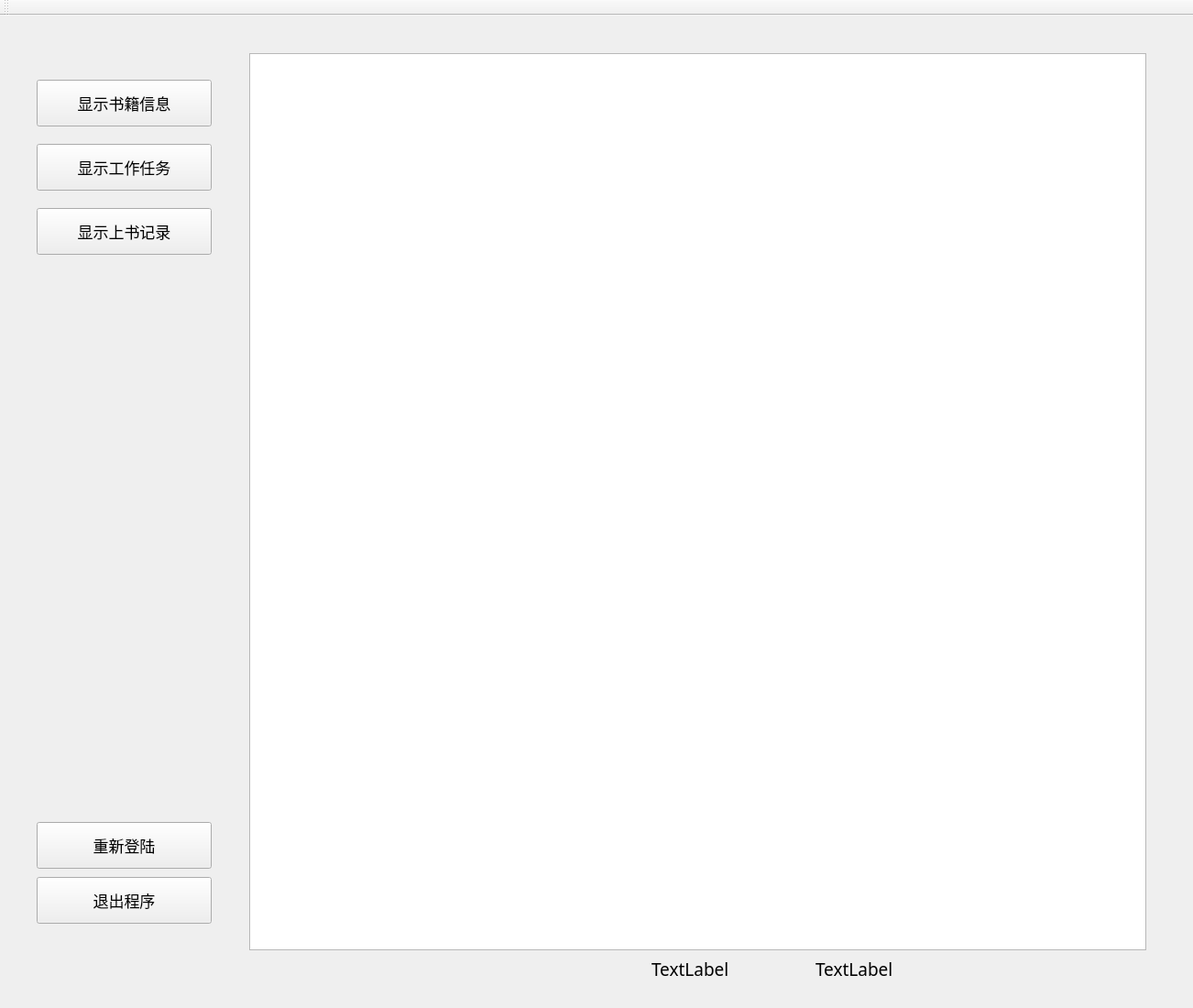
<?xml version="1.0" encoding="UTF-8"?>
<ui version="4.0">
 <class>UserWindow</class>
 <widget class="QMainWindow" name="UserWindow">
  <property name="geometry">
   <rect>
    <x>0</x>
    <y>0</y>
    <width>1302</width>
    <height>1100</height>
   </rect>
  </property>
  <property name="windowTitle">
   <string>UserWindow</string>
  </property>
  <property name="styleSheet">
   <string notr="true"/>
  </property>
  <widget class="QWidget" name="centralWidget">
   <widget class="QWidget" name="widget" native="true">
    <property name="geometry">
     <rect>
      <x>0</x>
      <y>-10</y>
      <width>1301</width>
      <height>1071</height>
     </rect>
    </property>
    <property name="styleSheet">
     <string notr="true">#widget{background: url(:/res/user_back.jpg)}</string>
    </property>
    <widget class="QStackedWidget" name="stackedWidget">
     <property name="geometry">
      <rect>
       <x>261</x>
       <y>40</y>
       <width>1001</width>
       <height>1001</height>
      </rect>
     </property>
     <widget class="QWidget" name="booksPage">
      <layout class="QVBoxLayout" name="verticalLayout_5">
       <item>
        <widget class="QTableView" name="bookTableView">
         <property name="font">
          <font>
           <family>华文彩云</family>
           <pointsize>12</pointsize>
          </font>
         </property>
         <property name="styleSheet">
          <string notr="true"/>
         </property>
        </widget>
       </item>
       <item>
        <layout class="QHBoxLayout" name="horizontalLayout_5">
         <property name="sizeConstraint">
          <enum>QLayout::SetNoConstraint</enum>
         </property>
        </layout>
       </item>
      </layout>
     </widget>
     <widget class="QWidget" name="workPage">
      <layout class="QVBoxLayout" name="verticalLayout_6">
       <item>
        <widget class="QTableView" name="workTableView">
         <property name="font">
          <font>
           <family>华文彩云</family>
           <pointsize>12</pointsize>
          </font>
         </property>
        </widget>
       </item>
       <item>
        <layout class="QHBoxLayout" name="horizontalLayout_6">
         <item>
          <widget class="QPushButton" name="addWorkButton">
           <property name="maximumSize">
            <size>
             <width>16777215</width>
             <height>40</height>
            </size>
           </property>
           <property name="font">
            <font>
             <family>华文彩云</family>
             <pointsize>13</pointsize>
            </font>
           </property>
           <property name="text">
            <string>添加工作任务</string>
           </property>
          </widget>
         </item>
         <item>
          <widget class="QPushButton" name="removeWorkButton">
           <property name="maximumSize">
            <size>
             <width>16777215</width>
             <height>40</height>
            </size>
           </property>
           <property name="font">
            <font>
             <family>华文彩云</family>
             <pointsize>13</pointsize>
            </font>
           </property>
           <property name="text">
            <string>删除工作任务</string>
           </property>
          </widget>
         </item>
        </layout>
       </item>
       <item>
        <widget class="QPushButton" name="modifyWorkButton">
         <property name="maximumSize">
          <size>
           <width>16777215</width>
           <height>40</height>
          </size>
         </property>
         <property name="font">
          <font>
           <family>华文彩云</family>
           <pointsize>13</pointsize>
          </font>
         </property>
         <property name="text">
          <string>修改工作任务</string>
         </property>
        </widget>
       </item>
      </layout>
     </widget>
     <widget class="QWidget" name="recordsPage">
      <layout class="QVBoxLayout" name="verticalLayout_7">
       <item>
        <widget class="QTableView" name="recordTableView">
         <property name="font">
          <font>
           <family>华文彩云</family>
           <pointsize>12</pointsize>
          </font>
         </property>
        </widget>
       </item>
       <item>
        <layout class="QHBoxLayout" name="horizontalLayout_7">
         <item>
          <widget class="QPushButton" name="addRecordButton">
           <property name="maximumSize">
            <size>
             <width>16777215</width>
             <height>40</height>
            </size>
           </property>
           <property name="font">
            <font>
             <family>华文彩云</family>
             <pointsize>13</pointsize>
            </font>
           </property>
           <property name="text">
            <string>添加记录</string>
           </property>
          </widget>
         </item>
         <item>
          <widget class="QPushButton" name="removeRecordButton">
           <property name="maximumSize">
            <size>
             <width>16777215</width>
             <height>40</height>
            </size>
           </property>
           <property name="font">
            <font>
             <family>华文彩云</family>
             <pointsize>13</pointsize>
            </font>
           </property>
           <property name="text">
            <string>删除记录</string>
           </property>
          </widget>
         </item>
        </layout>
       </item>
       <item>
        <widget class="QPushButton" name="modifyRecordButton">
         <property name="maximumSize">
          <size>
           <width>16777215</width>
           <height>40</height>
          </size>
         </property>
         <property name="font">
          <font>
           <family>华文彩云</family>
           <pointsize>13</pointsize>
          </font>
         </property>
         <property name="text">
          <string>修改记录信息</string>
         </property>
        </widget>
       </item>
      </layout>
     </widget>
    </widget>
    <widget class="QWidget" name="sidebar" native="true">
     <property name="geometry">
      <rect>
       <x>40</x>
       <y>40</y>
       <width>221</width>
       <height>985</height>
      </rect>
     </property>
     <property name="styleSheet">
      <string notr="true">#widget{background:url(:/res/user_back.jpg)}</string>
     </property>
     <widget class="QPushButton" name="showBooksButton">
      <property name="geometry">
       <rect>
        <x>0</x>
        <y>40</y>
        <width>191</width>
        <height>51</height>
       </rect>
      </property>
      <property name="font">
       <font>
        <family>华文彩云</family>
        <pointsize>13</pointsize>
       </font>
      </property>
      <property name="text">
       <string>显示书籍信息</string>
      </property>
      <property name="icon">
       <iconset>
        <normaloff>res/tool_button.png</normaloff>
        <normalon>:/res/tool_button.png</normalon>res/tool_button.png</iconset>
      </property>
      <property name="iconSize">
       <size>
        <width>30</width>
        <height>30</height>
       </size>
      </property>
     </widget>
     <widget class="QPushButton" name="showWorkButton">
      <property name="geometry">
       <rect>
        <x>0</x>
        <y>110</y>
        <width>191</width>
        <height>51</height>
       </rect>
      </property>
      <property name="font">
       <font>
        <family>华文彩云</family>
        <pointsize>13</pointsize>
       </font>
      </property>
      <property name="text">
       <string>显示工作任务</string>
      </property>
      <property name="icon">
       <iconset>
        <normaloff>res/tool_button.png</normaloff>
        <normalon>:/res/tool_button.png</normalon>res/tool_button.png</iconset>
      </property>
      <property name="iconSize">
       <size>
        <width>30</width>
        <height>30</height>
       </size>
      </property>
     </widget>
     <widget class="QPushButton" name="showRecordsButton">
      <property name="geometry">
       <rect>
        <x>0</x>
        <y>180</y>
        <width>191</width>
        <height>51</height>
       </rect>
      </property>
      <property name="font">
       <font>
        <family>华文彩云</family>
        <pointsize>13</pointsize>
       </font>
      </property>
      <property name="text">
       <string>显示上书记录</string>
      </property>
      <property name="icon">
       <iconset>
        <normaloff>res/tool_button.png</normaloff>
        <normalon>:/res/tool_button.png</normalon>res/tool_button.png</iconset>
      </property>
      <property name="iconSize">
       <size>
        <width>30</width>
        <height>30</height>
       </size>
      </property>
     </widget>
     <widget class="QPushButton" name="reloginButton">
      <property name="geometry">
       <rect>
        <x>0</x>
        <y>850</y>
        <width>191</width>
        <height>51</height>
       </rect>
      </property>
      <property name="font">
       <font>
        <family>华文彩云</family>
        <pointsize>13</pointsize>
       </font>
      </property>
      <property name="text">
       <string>重新登陆</string>
      </property>
      <property name="icon">
       <iconset resource="res.qrc">
        <normaloff>:/res/relogin.png</normaloff>:/res/relogin.png</iconset>
      </property>
      <property name="iconSize">
       <size>
        <width>25</width>
        <height>25</height>
       </size>
      </property>
     </widget>
     <widget class="QPushButton" name="logoutButton">
      <property name="geometry">
       <rect>
        <x>0</x>
        <y>910</y>
        <width>191</width>
        <height>51</height>
       </rect>
      </property>
      <property name="font">
       <font>
        <family>华文彩云</family>
        <pointsize>13</pointsize>
       </font>
      </property>
      <property name="text">
       <string>退出程序</string>
      </property>
      <property name="icon">
       <iconset resource="res.qrc">
        <normaloff>:/res/logout.png</normaloff>:/res/logout.png</iconset>
      </property>
      <property name="iconSize">
       <size>
        <width>26</width>
        <height>30</height>
       </size>
      </property>
     </widget>
    </widget>
    <widget class="QLabel" name="timeLabel">
     <property name="geometry">
      <rect>
       <x>890</x>
       <y>1030</y>
       <width>361</width>
       <height>41</height>
      </rect>
     </property>
     <property name="font">
      <font>
       <family>黑体</family>
       <pointsize>14</pointsize>
      </font>
     </property>
     <property name="text">
      <string>TextLabel</string>
     </property>
    </widget>
    <widget class="QLabel" name="usernameLabel">
     <property name="geometry">
      <rect>
       <x>711</x>
       <y>1030</y>
       <width>181</width>
       <height>41</height>
      </rect>
     </property>
     <property name="font">
      <font>
       <family>黑体</family>
       <pointsize>14</pointsize>
      </font>
     </property>
     <property name="text">
      <string>TextLabel</string>
     </property>
    </widget>
   </widget>
  </widget>
  <widget class="QMenuBar" name="menuBar">
   <property name="geometry">
    <rect>
     <x>0</x>
     <y>0</y>
     <width>1302</width>
     <height>26</height>
    </rect>
   </property>
  </widget>
  <widget class="QToolBar" name="mainToolBar">
   <attribute name="toolBarArea">
    <enum>TopToolBarArea</enum>
   </attribute>
   <attribute name="toolBarBreak">
    <bool>false</bool>
   </attribute>
  </widget>
 </widget>
 <layoutdefault spacing="6" margin="11"/>
 <resources>
  <include location="res.qrc"/>
 </resources>
 <connections/>
</ui>
